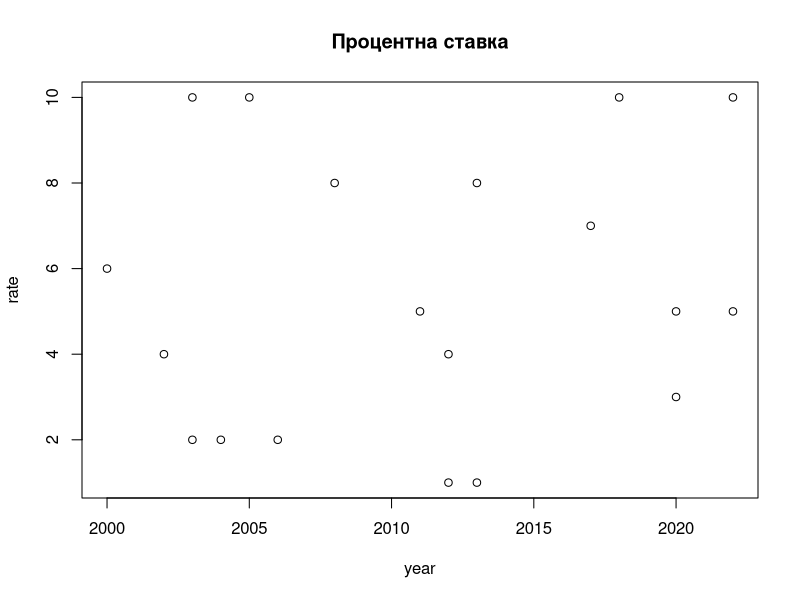
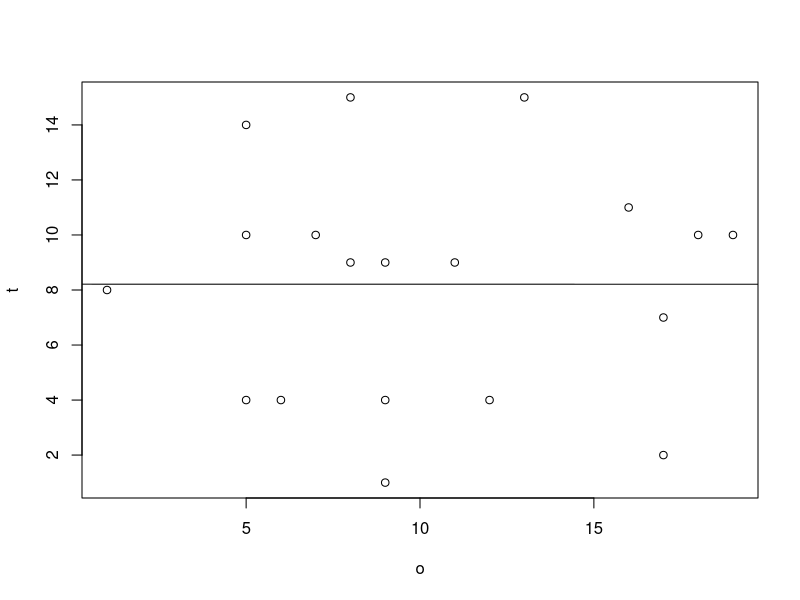

Reproduce these figures in R, in order.
n=19


o.vector=9:19
t.vector=7:17
cor(o.vector,t.vector)

g.vector=-3*o.vector+sample(1:19,1)
cor(o.vector,g.vector)


year=sample(2000:2024,n,replace=T)
rate=sample(1:10,n,replace=T)
plot(year,rate,main='Процентна ставка')

cor(year,rate)


o=sample(n,replace=T)
t=sample(n,replace=T)
o.matrix=matrix(o,nrow=n,ncol=n)
t.matrix=matrix(t,nrow=n,ncol=n)
o.matrix
t.matrix

x_csv="E:\\Universytet\\31EM Empirychni Metody\\4\\o.csv"
y_csv="E:\\Universytet\\31EM Empirychni Metody\\4\\t.csv"
write.csv(o.matrix, x_csv)
write.csv(t.matrix, y_csv)

print(cor.test(o,t,use='complete.obs'))
p.lm=lm(formula=t~o)
print(summary(p.lm))
plot(o,t)
abline(lm(t~o))